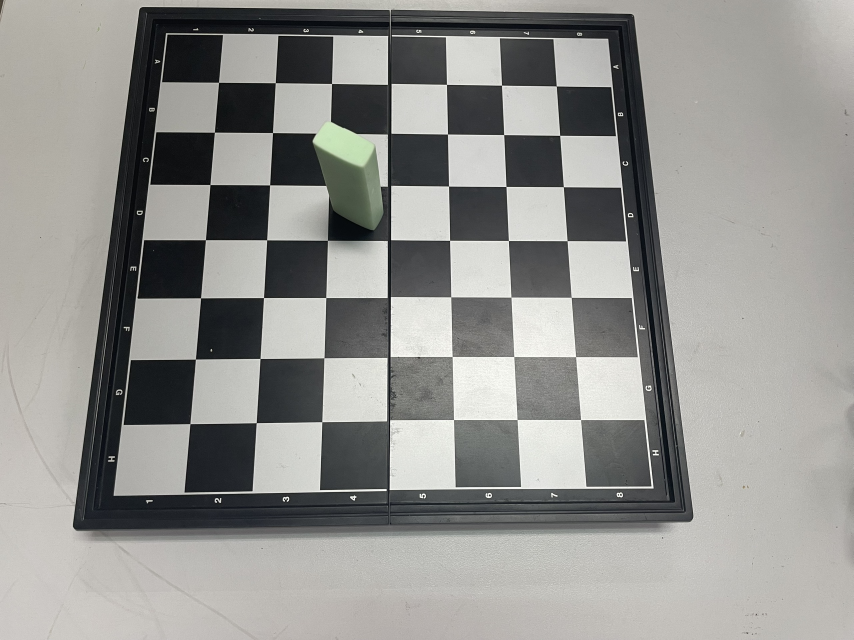
#> input picture data/object.jpg, 2560 x 1920 px, found by its file name (shown at 1/3 size)
$ python get_object.py
#> lines starting #> are read from the running program, lines starting #| are printed output that depends on the picture; after the words box and inside, x2 and y2 are one past the last pixel; in counts of white or black regions, pixels touching at a corner belong together; long printed decimals are rounded
### get_mask.py
import cv2
import numpy as np
import matplotlib.pyplot as plt

# range color
def detect_chess_board(path):
    hh = 500
    ww = 400
    image = cv2.imread(path)

    # resize image
    image = cv2.resize(image,(hh,ww))

    #1. Tách màu sáng, giữ lại màu đen
    # converting frame(image == BGR) to HSV(hue-saturation-value)
    hsv = cv2.cvtColor(image, cv2.COLOR_BGR2HSV)
    lower_red = np.array([0, 0, 137])
    upper_red = np.array([255, 255, 255])

    # Morphological Transformations,Opening and Closing
    thresh = cv2.inRange(hsv,lower_red, upper_red)
    kernel = np.ones((5,5),np.uint8)
    mask = cv2.morphologyEx(thresh, cv2.MORPH_OPEN, kernel)
    mask = cv2.morphologyEx(mask, cv2.MORPH_CLOSE, kernel)
    result = cv2.bitwise_and(image, image, mask = mask)

    #2. lấy vùng bàn cờ
    contours = cv2.findContours(255 - mask, cv2.RETR_EXTERNAL, cv2.CHAIN_APPROX_SIMPLE)
    # print(contours)
    contours = contours[0] if len(contours) == 2 else contours[1]
    mask_0 = np.zeros((ww,hh), dtype=np.uint8)
    for cntr in contours:
        cv2.drawContours(mask_0, [cntr], 0, (255,255,255), -1)
    result = cv2.bitwise_and(image, image, mask=mask_0)

    #3. Tách trắng lấy đen loại bỏ viền bàn cờ
    hsv = cv2.cvtColor(result, cv2.COLOR_BGR2HSV)
    lower_red = np.array([0, 0, 0])
    upper_red = np.array([255, 255, 162])

    # Morphological Transformations,Opening and Closing
    thresh = cv2.inRange(hsv,lower_red, upper_red)
    kernel = np.ones((15,15),np.uint8)

    #4. khử nhiễu
    mask = cv2.morphologyEx(thresh, cv2.MORPH_OPEN, kernel)
    mask = cv2.morphologyEx(mask, cv2.MORPH_CLOSE, kernel)
    image = np.zeros((ww,hh), dtype=np.uint8)
    image += 255
    result = cv2.bitwise_and(image, image, mask = mask)
    corners = 0
    mask_0 = mask
    #5. Lấy góc ô cờ
    found, corners = cv2.findChessboardCorners(result, (7, 7),flags=cv2.CALIB_CB_FAST_CHECK)
    # print(np.shape(corners))

    # corner_lt = (corners[0]-corners[16])

    img = cv2.imread(path)
    img = cv2.resize(img,(hh,ww))
    img2 = np.copy(img)  # Make a copy of original img as img2

    for corner in corners:
        # print(corner[0])
        coord = (int(corner[0][0]), int(corner[0][1]))
        # print(coord)
        cv2.circle(img=img2, center=coord, radius=2, color=(255, 0, 0), thickness=2)

    corner_lt = np.array([corners[0][0][0]-(corners[8][0][0]-corners[0][0][0])**2/(corners[16][0][0]-corners[8][0][0]),corners[0][0][1]-(corners[8][0][1]-corners[0][0][1])**2/(corners[16][0][1]-corners[8][0][1])])
    corner_rb = np.array([corners[48][0][0]+(corners[48][0][0]-corners[40][0][0])**2/(corners[40][0][0]-corners[32][0][0]),corners[48][0][1]+(corners[48][0][1]-corners[40][0][1])**2/(corners[40][0][1]-corners[32][0][1])])
    corner_lb = np.array([corners[42][0][0]-(corners[36][0][0]-corners[42][0][0])**2/(corners[30][0][0]-corners[36][0][0]),corners[42][0][1]+(corners[42][0][1]-corners[36][0][1])**2/(corners[36][0][1]-corners[30][0][1])])
    corner_rt = np.array([corners[6][0][0]+(corners[6][0][0]-corners[12][0][0])**2/(corners[12][0][0]-corners[18][0][0]),corners[6][0][1]-(corners[12][0][1]-corners[6][0][1])**2/(corners[18][0][1]-corners[12][0][1])])

    mask = np.zeros((ww,hh), dtype=np.uint8)
    mask = cv2.line(mask, (int(corner_lt[0]),int(corner_lt[1])), (int(corner_rt[0]),int(corner_rt[1])), (255,255,255), 2)
    mask = cv2.line(mask, (int(corner_lt[0]),int(corner_lt[1])), (int(corner_lb[0]),int(corner_lb[1])), (255,255,255), 2)
    mask = cv2.line(mask, (int(corner_rb[0]),int(corner_rb[1])), (int(corner_rt[0]),int(corner_rt[1])), (255,255,255), 2)
    mask = cv2.line(mask, (int(corner_rb[0]),int(corner_rb[1])), (int(corner_lb[0]),int(corner_lb[1])), (255,255,255), 2)

    contours = cv2.findContours(mask, cv2.RETR_EXTERNAL, cv2.CHAIN_APPROX_SIMPLE)
    contours = contours[0] if len(contours) == 2 else contours[1]
    mask_0 = np.zeros((ww,hh), dtype=np.uint8)
    for cntr in contours:
        cv2.drawContours(mask_0, [cntr], 0, (255,255,255), -1)

    return mask_0, corners

def distance(p1,p2):
    return np.sqrt((p1[0]-p2[0])**2+(p1[1]-p2[1])**2)

def point_near(point, array):
    near = 10000
    near_index = np.array([0,0])
    for i in range(len(array)):
        dt= distance(point, array[i])
        if near > dt:
            near = dt

            near_index = np.array([i//7,i%7])
    print(near_index)
    arr_near = np.zeros((4,2))
    if point[0] > near_index[0] and point[1]> near_index[1]:
        arr_near[0] = np.array(near_index)
        arr_near[1] = np.array([near_index[0],near_index[1]+1])
        arr_near[2] = np.array([near_index[0]+1,near_index[1]+1])
        arr_near[3] = np.array([near_index[0]+1,near_index[1]])
    elif point[0] < near_index[0] and point[1]> near_index[1]:
        arr_near[0] = np.array([near_index[0],near_index[1]-1])
        arr_near[1] = np.array(near_index)
        arr_near[2] = np.array([near_index[0]+1,near_index[1]])
        arr_near[3] = np.array([near_index[0]+1,near_index[1]-1])
    elif point[0] < near_index[0] and point[1]< near_index[1]:
        arr_near[0] = np.array([near_index[0]-1,near_index[1]-1])
        arr_near[1] = np.array([near_index[0]-1,near_index[1]])
        arr_near[2] = np.array(near_index)
        arr_near[3] = np.array([near_index[0],near_index[1]-1])
    elif point[0] > near_index[0] and point[1]< near_index[1]:
        arr_near[0] = np.array([near_index[0]-1,near_index[1]])
        arr_near[1] = np.array([near_index[0]-1,near_index[1]+1])
        arr_near[2] = np.array([near_index[0],near_index[1]+1])
        arr_near[3] = np.array(near_index)
    print(arr_near)
    arr_point = np.array([array[convert_2d_to_1d(arr_near[0].astype(int))],array[convert_2d_to_1d(arr_near[1].astype(int))],array[convert_2d_to_1d(arr_near[2].astype(int))],array[convert_2d_to_1d(arr_near[3].astype(int))]])
    return near, near_index, arr_near, arr_point

def convert_2d_to_1d(a,n=7):
    return a[0]*n+a[1]

# print(convert_2d_to_1d([3,2]))

def get_line_2point(A,B):
    vector_AB = B - A
    a = 0-vector_AB[1]
    b = vector_AB[0]
    c = -a*A[0] - b*A[1]
    return a,b,c

# [12 lines left out: functions check_line, check_phuong_vecto, not called in this run]

def giao_diem(a1,b1,c1,a2,b2,c2):
    y = (c2-(a2*c1/a1))/((a2*b1/a1)-b2)
    x = 0-(c1+b1*y)/a1
    return x,y

# a1,b1,c1=get_line_2point(np.array([0,1]),np.array([2,3]))
# a2,b2,c2=get_line_2point(np.array([0,4]),np.array([2,3]))
# print(giao_diem(a1,b1,c1,a2,b2,c2))

def hinhchieu(C,p1,p2,p3):
    a1,b1,c1 = get_line_2point(p1,p2)
    a2,b2,c2 = get_line_2point(C,p3)

    # print(a2,b2,c2,a1,b1,c1)
    x,y = giao_diem(a1,b1,c1,a2,b2,c2)
    G = np.array([x,y])
    H = C+(p2-p3)*(G-C)/(G-p3)
    return H

def ti_le(a1,a2,a3,n=2.75):
    return distance(a1,a2)/distance(a1,a3)*n
# [14 lines of commented-out code are left out]

### get_object.py
import cv2
import numpy as np
import matplotlib.pyplot as plt
from get_mask import *

hh = 500
ww = 400

path = "D:/Study/Xulyanh/code/data/object.jpg"
image = cv2.imread(path)
#> image is the input picture: shape (1920, 2560, 3); mean B, G, R 142.9, 146.1, 146.2

# resize image
image = cv2.resize(image,(hh,ww))
#> image: shape (400, 500, 3)
img = np.copy(image)
#1. Tách màu sáng, giữ lại màu đen
# converting frame(image == BGR) to HSV(hue-saturation-value)
hsv = cv2.cvtColor(image, cv2.COLOR_BGR2HSV)
#> hsv: shape (400, 500, 3); mean H, S, V 45.4, 15.6, 147.7
# lower_red = np.array([165, 65, 0])
# upper_red = np.array([255, 255, 255])

lower_red = np.array([36, 17, 0])
upper_red = np.array([88, 255, 255])

# Morphological Transformations,Opening and Closing
thresh = cv2.inRange(hsv,lower_red, upper_red)
#> thresh: shape (400, 500); 1.7% white; 411 white regions (400 under 20 px), largest, box (x1, y1, x2, y2) and area: (181, 75, 226, 144) 1965, (227, 87, 229, 117) 37, (220, 43, 230, 60) 34
kernel = np.ones((5,5),np.uint8)
mask = cv2.morphologyEx(thresh, cv2.MORPH_OPEN, kernel)
#> mask: shape (400, 500); 0.97% white; 1 white region, box (x1, y1, x2, y2) and area: (183, 76, 225, 144) 1950
mask = cv2.morphologyEx(mask, cv2.MORPH_CLOSE, kernel)
#> mask: shape (400, 500); 0.98% white; 1 white region
result = cv2.bitwise_and(image, image, mask = mask)

# contours # OpenCV 3.4, in OpenCV 2 or 4 it returns (contours, _)
contours, _ = cv2.findContours(mask, cv2.RETR_TREE, cv2.CHAIN_APPROX_SIMPLE);
#> contours = 1 contour; box (x1, y1, x2, y2) and area: (183, 76, 225, 144) 1869
contour = contours[0]; # just take the first one
#> contour = contour of 75 points, box (x1, y1, x2, y2) (183, 76, 225, 144), area 1869

# approx until 6 points
num_points = 999999;
step_size = 0.01;
percent = step_size;
while num_points >= 6:
    # get number of points
    epsilon = percent * cv2.arcLength(contour, True);
    approx = cv2.approxPolyDP(contour, epsilon, True);
    num_points = len(approx);

    # increment
    percent += step_size;
#> this loop made 3 passes
#> (epsilon, num_points) on passes 1 to 3: (1.86, 10), (3.71, 6), (5.57, 5)
#> after the loop, percent = 0.04

# step back and get the points
# there could be more than 6 points if our step size misses it
percent -= step_size * 2;
#> percent = 0.02
epsilon = percent * cv2.arcLength(contour, True);
#> epsilon = 3.71
approx = cv2.approxPolyDP(contour, epsilon, True);
#> approx = [[191, 76], [183, 92], [193, 130], [220, 143], [224, 123], [219, 90]]

# draw contour
cv2.drawContours(img, [approx], -1, (0,0,200), 2);
#> img: shape (400, 500, 3); mean B, G, R 142.5, 145.7, 146.2

# # # draw points
# for point in approx[:3]:
#     point = point[0]; # drop extra layer of brackets
#     center = (int(point[0]), int(point[1]));
#     cv2.circle(img, center, 4, (150, 200, 0), -1);

center_bottom = (approx[2]+approx[4])/2
#> center_bottom = [[208.5, 126.5]]
center_top = (approx[1]+approx[5])/2
#> center_top = [[201, 91]]

path_board = "D:/Study/Xulyanh/code/data/back.jpg"
mask_board_chess, corners = detect_chess_board(path_board)
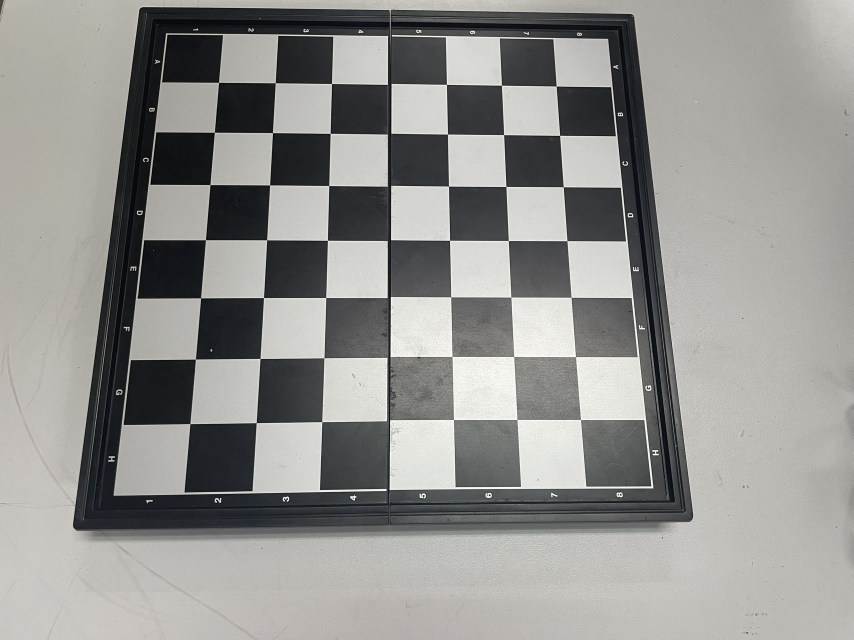
#> input picture data/back.jpg, 2560 x 1920 px, found by its file name (shown at 1/3 size)
#> in detect_chess_board, image is the input picture: shape (1920, 2560, 3); mean B, G, R 143.7, 146.5, 146.9
#> in detect_chess_board, `hsv = cv2.cvtColor(image, cv2.COLOR_BGR2HSV)`: hsv: shape (400, 500, 3); mean H, S, V 45.9, 15, 148.2
#> in detect_chess_board, `thresh = cv2.inRange(hsv,lower_red, upper_red)`:
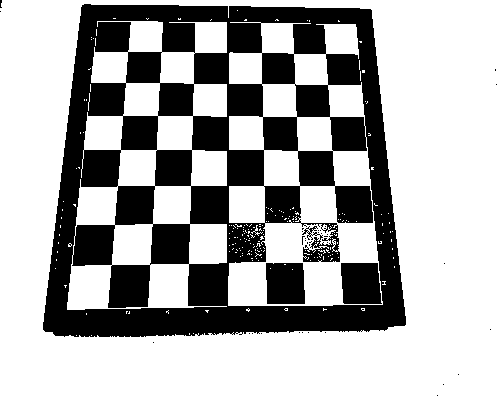
#> thresh: shape (400, 500); 67.7% white; 36 black regions (33 under 20 px), largest, box (x1, y1, x2, y2) and area: (43, 4, 406, 337) 61442, (341, 263, 382, 304) 1537, (266, 263, 305, 304) 1536
#> in detect_chess_board, `mask = cv2.morphologyEx(thresh, cv2.MORPH_OPEN, kernel)`: mask: shape (400, 500); 66.8% white; 10 black regions (8 under 20 px), largest, box (x1, y1, x2, y2) and area: (43, 4, 406, 337) 66415, (0, 0, 2, 12) 20
#> in detect_chess_board, `mask = cv2.morphologyEx(mask, cv2.MORPH_CLOSE, kernel)`: mask: shape (400, 500); 66.8% white; 1 black region
#> in detect_chess_board, `contours = cv2.findContours(255 - mask, cv2.RETR_EXTERNAL, cv2.CHAIN_A..`: contours = 1 contour; box (x1, y1, x2, y2) and area: (43, 4, 406, 337) 106442
#> the loop in detect_chess_board, `for cntr in contours:` made 1 pass
#> after the loop in detect_chess_board, `for cntr in contours:`: mask_0: shape (400, 500); 53.5% white; 1 black region, box (x1, y1, x2, y2) and area: (0, 0, 500, 400) 92912
#> in detect_chess_board, `hsv = cv2.cvtColor(result, cv2.COLOR_BGR2HSV)`: hsv: shape (400, 500, 3); mean H, S, V 35.8, 10.1, 63.1
#> in detect_chess_board, `thresh = cv2.inRange(hsv,lower_red, upper_red)`: thresh: shape (400, 500); 79.4% white; 76 black regions (72 under 20 px), largest, box (x1, y1, x2, y2) and area: (228, 23, 383, 306) 20097, (67, 21, 227, 310) 19773, (172, 22, 227, 53) 1010, (230, 22, 258, 23) 28
#> in detect_chess_board, `mask = cv2.morphologyEx(thresh, cv2.MORPH_OPEN, kernel)`: mask: shape (400, 500); 78.6% white; 4 black regions (3 under 20 px), largest, box (x1, y1, x2, y2) and area: (56, 0, 393, 314) 42770
#> in detect_chess_board, `mask = cv2.morphologyEx(mask, cv2.MORPH_CLOSE, kernel)`:
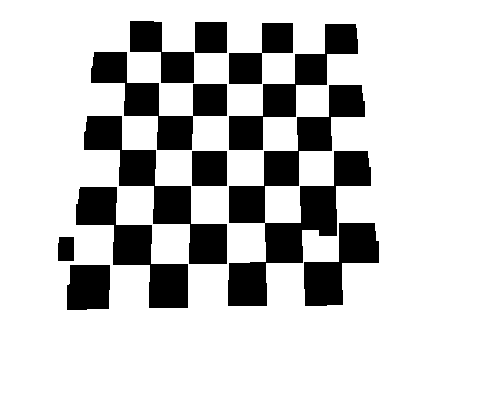
#> mask: shape (400, 500); 79.3% white; 12 black regions, largest, box (x1, y1, x2, y2) and area: (228, 85, 371, 306) 10894, (84, 116, 227, 264) 5475, (76, 187, 188, 308) 4707
#> in detect_chess_board, `result = cv2.bitwise_and(image, image, mask = mask)`: image: shape (400, 500); every value is 255
#> in detect_chess_board, `found, corners = cv2.findChessboardCorners(result, (7, 7),flags=cv2.CA..`: found = True; corners = 49 rows, first 8: [128, 51.5], [161, 51.5], [194, 52], [227.5, 52.5], [261.5, 52.5], [293.5, 53], [325.5, 53.5], [125.5, 82.5]
#> the loop in detect_chess_board, `for corner in corners:` made 49 passes
#> (corner, coord) on passes 1, 2, 4, 5, 6, 7, 8, 9, 11, 12, 14, 15: ([[128, 51.5]], (128, 51)), ([[161, 51.5]], (161, 51)), ([[227.5, 52.5]], (227, 52)), ([[261.5, 52.5]], (261, 52)), ([[293.5, 53]], (293, 53)), ([[325.5, 53.5]], (325, 53)), ([[125.5, 82.5]], (125, 82)), ([[159.5, 82.5]], (159, 82)), ([[227.5, 83.5]], (227, 83)), ([[262, 83.5]], (262, 83)), ([[327.5, 84.5]], (327, 84)), ([[122.5, 115.5]], (122, 115))
#> coord on passes 3, 10, 13, 26, 41, 44: (194, 52), (193, 83), (295, 84), (263, 150), (301, 226), (150, 264)
#> after the loop in detect_chess_board, `for corner in corners:`:
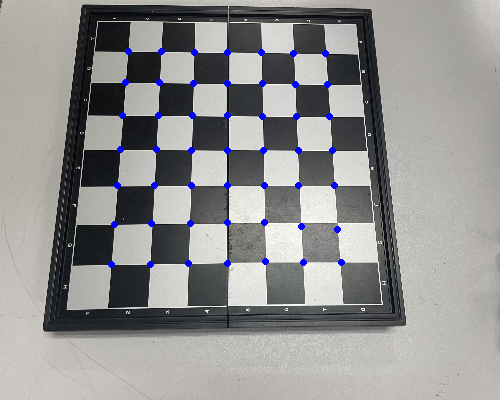
#> img2: shape (400, 500, 3); mean B, G, R 144.7, 145.2, 145.5
#> in detect_chess_board, `corner_lt = np.array([corners[0][0][0]-(corners[8][0][0]-corners[0][0]..`: corner_lt = [97.93, 22.38]
#> in detect_chess_board, `corner_rb = np.array([corners[48][0][0]+(corners[48][0][0]-corners[40]..`: corner_rb = [386.1, 295.8]
#> in detect_chess_board, `corner_lb = np.array([corners[42][0][0]-(corners[36][0][0]-corners[42]..`: corner_lb = [67.91, 307.1]
#> in detect_chess_board, `corner_rt = np.array([corners[6][0][0]+(corners[6][0][0]-corners[12][0..`: corner_rt = [354.1, 24.43]
#> in detect_chess_board, `mask = cv2.line(mask, (int(corner_lt[0]),int(corner_lt[1])), (int(corn..`: mask: shape (400, 500); 0.39% white; 1 white region, box (x1, y1, x2, y2) and area: (96, 21, 356, 26) 776
#> in detect_chess_board, `mask = cv2.line(mask, (int(corner_rb[0]),int(corner_rb[1])), (int(corn..`:
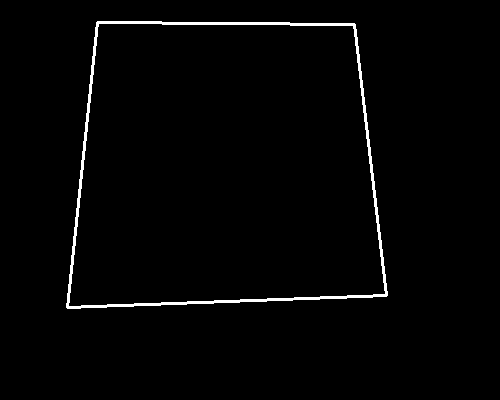
#> mask: shape (400, 500); 1.7% white; 1 white region
#> in detect_chess_board, `contours = cv2.findContours(mask, cv2.RETR_EXTERNAL, cv2.CHAIN_APPROX_..`: contours = 1 contour; box (x1, y1, x2, y2) and area: (66, 21, 388, 309) 81202
#> after the loop in detect_chess_board, `for cntr in contours:`:
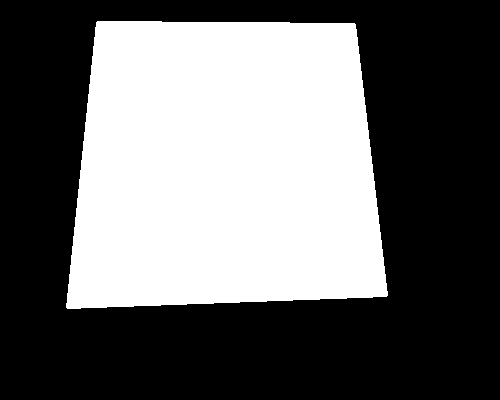
#> mask_0: shape (400, 500); 40.9% white; 1 white region, box (x1, y1, x2, y2) and area: (66, 21, 388, 309) 81771
# for point in corners[:,0,:]:
#     cv2.circle(img, (int(point[0]),int(point[1])), 4, (255, 0, 0), -1)


near_point, near_point_index,arr_near,arr_point = point_near(center_bottom[0], corners[:,0,:])
#> the loop in point_near, `for i in range(len(array)):` made 49 passes
#> (dt, near, near_index) on passes 1, 2, 3, 9, 10, 17: (110, 110, [0, 0]), (88.78, 88.78, [0, 1]), (75.9, 75.9, [0, 2]), (65.86, 65.86, [1, 1]), (46.18, 46.18, [1, 2]), (19.42, 19.42, [2, 2])
#> dt on passes 4, 5, 6, 7, 8, 11: 76.4, 91.02, 112.4, 137.9, 93.94, 47.01
#> after the loop in point_near, `for i in range(len(array)):`: near = 19.42
#| [2 2]
#> in point_near, `arr_point = np.array([array[convert_2d_to_1d(arr_near[0].astype(int))]..`: arr_point = [[192.5, 115.5], [227.5, 115.5], [227.5, 150], [191.5, 150]]
#> near_point = 19.42; near_point_index = [2, 2]; arr_near = [[2, 2], [2, 3], [3, 3], [3, 2]]

for point in arr_point:
    cv2.circle(img, (int(point[0]),int(point[1])), 4, (255, 200, 0), -1);
#> this loop made 4 passes

center_object = (center_bottom[0] + center_top[0])/2
#> center_object = [204.8, 108.8]

cv2.circle(img, (int(center_bottom[0][0]),int(center_bottom[0][1])), 4, (150, 200, 0), -1);
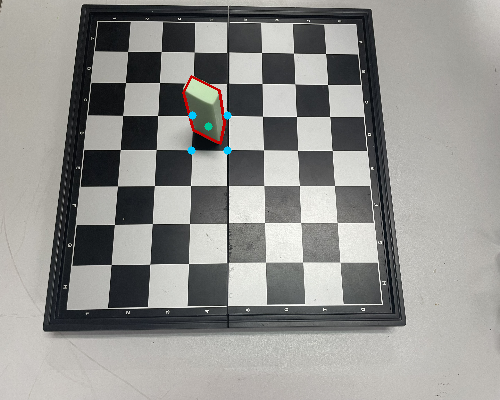
#> img: shape (400, 500, 3); mean B, G, R 142.7, 145.8, 146.1
# # cv2.circle(img, (int(center_top[0][0]),int(center_top[0][1])), 4, (255, 200, 0), -1);
cv2.circle(img, (int(center_object[0]),int(center_object[1])), 4, (0, 0, 200), -1);
#> img: shape (400, 500, 3); 0.02% of pixels changed, all inside (x1, y1, x2, y2) = (200, 104, 209, 113)

# # x,y = hinhchieu(center_bottom[0], arr_point[1], arr_point[2], arr_point[3])
# # # cv2.circle(img, (int(x),int(y)), 4, (0, 200, 255), -1)
# # print(x,y)

h1 = hinhchieu(center_bottom[0], arr_point[1], arr_point[2], arr_point[3])
#> in get_line_2point, `vector_AB = B - A`: vector_AB = [0, 34.5]
#> in get_line_2point, `a = 0-vector_AB[1]`: a = -34.5
#> in get_line_2point, `b = vector_AB[0]`: b = 0
#> in get_line_2point, `c = -a*A[0] - b*A[1]`: c = 7848.8
#> in hinhchieu, `a1,b1,c1 = get_line_2point(p1,p2)`: a1 = -34.5; b1 = 0; c1 = 7848.8
#> in hinhchieu, `a2,b2,c2 = get_line_2point(C,p3)`: a2 = -23.5; b2 = -17; c2 = 7050.2
#> in giao_diem, `y = (c2-(a2*c1/a1))/((a2*b1/a1)-b2)`: y = 100.2
#> in giao_diem, `x = 0-(c1+b1*y)/a1`: x = 227.5
#> in hinhchieu, `x,y = giao_diem(a1,b1,c1,a2,b2,c2)`: y = 100.2
#> in hinhchieu, `G = np.array([x,y])`: G = [227.5, 100.2]
#> in hinhchieu, `H = C+(p2-p3)*(G-C)/(G-p3)`: H = [227.5, 126.5]
#> h1 = [227.5, 126.5]
h2 = hinhchieu(center_bottom[0],arr_point[0], arr_point[3], arr_point[2])
#> h2 = [192.2, 126.5]
# # # print(h1)
cv2.circle(img, (int(h1[0]),int(h1[1])), 4, (0, 200, 0), -1)
#> img: shape (400, 500, 3); mean B, G, R 142.7, 145.8, 146.1
cv2.circle(img, (int(h2[0]),int(h2[1])), 4, (0, 200, 0), -1)
#> img: shape (400, 500, 3); mean B, G, R 142.7, 145.8, 146.1
x = arr_near[0][0]*2.75 + ti_le(arr_point[1],h1,arr_point[2])+2.75
#> x = 9.13
y = arr_near[0][1]*2.75 + ti_le(h2,center_bottom[0],h1)+2.75
#> y = 9.52

print(x,y)
#| 9.127 9.521
# cv2.imshow("result", img)
# cv2.waitKey()

#doi thu tu truc cam
position_cam = np.array([11,22.5])

position_sample = np.array([5.584615384615384,5.628528777315784])
high_sample = np.array([44.598206241955516])
high_object = np.array([distance(center_bottom[0],center_top[0])])
#> high_object = [36.28]
position_object = np.array([x,y])
#> position_object = [9.13, 9.52]
high_sample_real = 5

distance_cam_to_object = distance(position_cam,position_object)
#> distance_cam_to_object = 13.11
distance_cam_to_sample = distance(position_cam,position_sample)

high_object_real = high_sample_real*high_object/(high_sample/distance_cam_to_sample*distance_cam_to_object)
#> high_object_real = [5.5]
print(high_object_real)
#| [5.496]

coordinates = f"({round(float(x),1)},{round(float(y),1)},{round(float(high_object_real/2),1)})"
#> coordinates = '(9.1,9.5,2.7)'
# font
font = cv2.FONT_HERSHEY_SIMPLEX
#> font = 0
# org
org = (int(center_object[0] + 10),int(center_object[1] - 10))
#> org = (214, 98)
# fontScale
fontScale = 1
# Blue color in BGR
color = (0, 150, 0)
# Line thickness of 2 px
thickness = 2
# Using cv2.putText() method
image = cv2.putText(img, coordinates, org, font,
                   fontScale, color, thickness, cv2.LINE_AA)
#> image: shape (400, 500, 3)

cv2.imshow("result", img)
cv2.waitKey()
